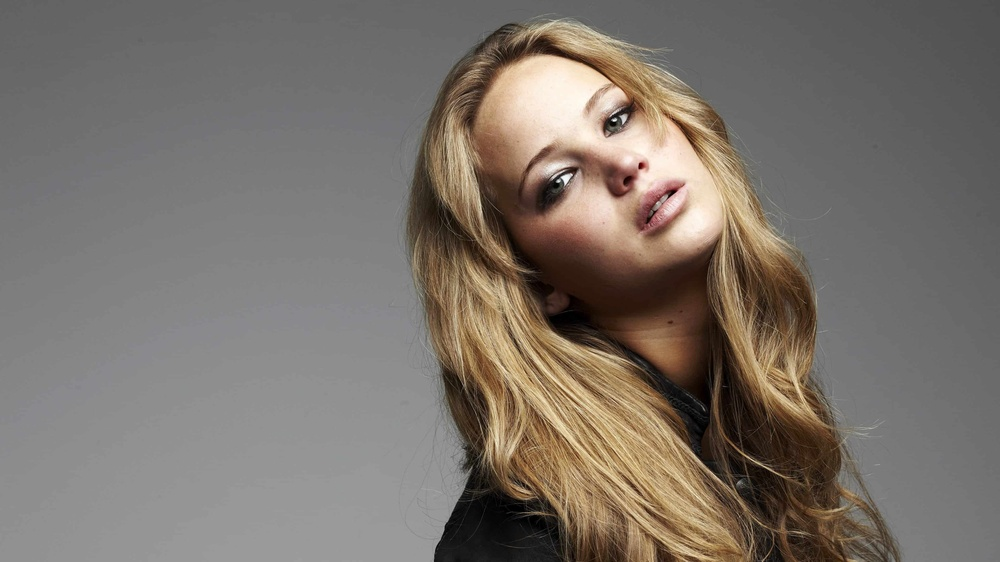
#> input picture a1images/jeniffer.jpg, 1000 x 562 px, shrunk from 3840 x 2160 before the run
$ jupyter execute question-5.ipynb
#> lines starting #> are read from the running program, lines starting #| are printed output that depends on the picture; after the words box and inside, x2 and y2 are one past the last pixel; in counts of white or black regions, pixels touching at a corner belong together
[cell 1]
import cv2
import numpy as np
import matplotlib.pyplot as plt

img=cv2.imread('a1images/jeniffer.jpg')
#> img is the input picture: shape (562, 1000, 3); mean B, G, R 106.8, 114.3, 122.3
plt.imshow(cv2.cvtColor(img,cv2.COLOR_BGR2RGB))
plt.axis('off')

[cell 2]
img_hsv=cv2.cvtColor(img,cv2.COLOR_BGR2HSV)
#> img_hsv: shape (562, 1000, 3); mean H, S, V 10.7, 35.6, 122.4
H, S, V = cv2.split(img_hsv)

[cell 3]
plt.figure(figsize=(12,4))

plt.subplot(1,3,1)
plt.imshow(H, cmap='gray')
plt.title('Hue')
plt.axis('off')

plt.subplot(1,3,2)
plt.imshow(S, cmap='gray')
plt.title('Sat')
plt.axis('off')

plt.subplot(1,3,3)
plt.imshow(V, cmap='gray')
plt.title('Vib')
plt.axis('off')

plt.show()

[cell 4]
plt.figure(figsize=(20,5))
plt.hist(V.ravel(), 256, [0, 256])
plt.xticks(range(0, 257, 20))
plt.title('Histogram of Vibrance')
plt.show()

[cell 5]
threshold_value = 142
_, mask = cv2.threshold(V, threshold_value, 255, cv2.THRESH_BINARY_INV)
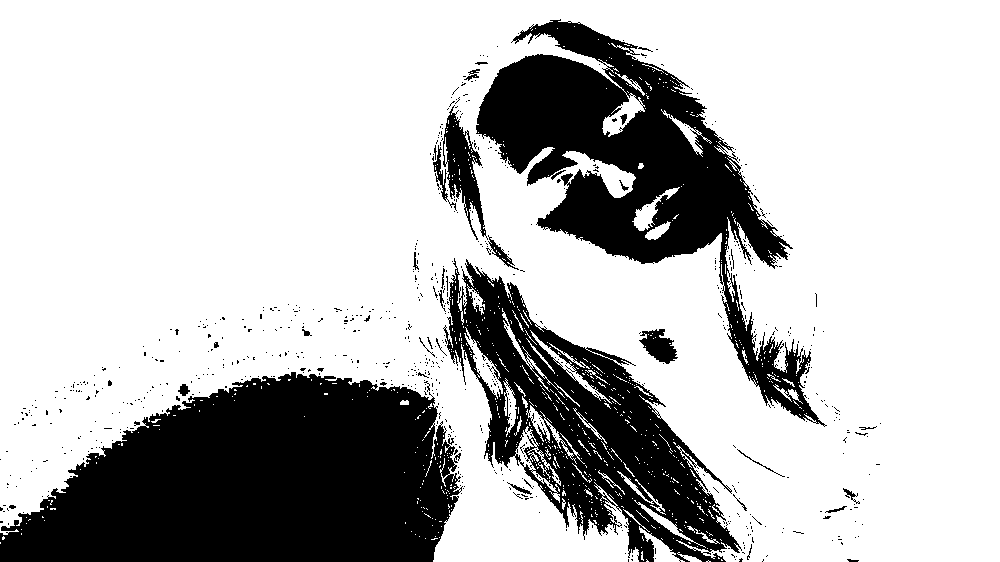
#> mask: shape (562, 1000); 74.3% white; 745 black regions (712 under 20 px), largest, box (x1, y1, x2, y2) and area: (0, 372, 463, 562) 64030, (476, 19, 827, 427) 41894, (443, 258, 742, 562) 32163

plt.figure(figsize=(5, 5))
plt.imshow(mask, cmap='gray')
plt.title(f'Foreground Mask (Threshold = {threshold_value})')
plt.axis('off')
plt.show()

[cell 6]
threshold_value = 156
_, mask = cv2.threshold(V, threshold_value, 255, cv2.THRESH_BINARY_INV)
#> mask: shape (562, 1000); 88% white; 490 black regions (470 under 20 px), largest, box (x1, y1, x2, y2) and area: (478, 20, 821, 423) 37204, (449, 260, 741, 562) 26176, (444, 106, 484, 233) 1693

plt.figure(figsize=(5, 5))
plt.imshow(mask, cmap='gray')
plt.title(f'Foreground Mask (Threshold = {threshold_value})')
plt.axis('off')
plt.show()

[cell 7]
threshold_value = 157
_, img_mask = cv2.threshold(V, threshold_value, 255, cv2.THRESH_BINARY_INV)
#> img_mask: shape (562, 1000); 88.2% white; 472 black regions (453 under 20 px), largest, box (x1, y1, x2, y2) and area: (478, 20, 821, 423) 36852, (450, 260, 741, 562) 25704, (445, 106, 484, 233) 1660

plt.figure(figsize=(5, 5))
plt.imshow(img_mask, cmap='gray')
plt.title(f'Foreground Mask (Threshold = {threshold_value})')
plt.axis('off')
plt.show()

[cell 8]
threshold_value = 160
_, img_mask = cv2.threshold(V, threshold_value, 255, cv2.THRESH_BINARY_INV)
#> img_mask: shape (562, 1000); 88.7% white; 480 black regions (459 under 20 px), largest, box (x1, y1, x2, y2) and area: (479, 20, 820, 423) 35788, (462, 260, 740, 562) 23617, (446, 106, 484, 233) 1562

plt.figure(figsize=(5, 5))
plt.imshow(img_mask, cmap='gray')
plt.title(f'Foreground Mask (Threshold = {threshold_value})')
plt.axis('off')
plt.show()

[cell 9]
img_foreground = cv2.bitwise_and(img_hsv, img_hsv, mask=img_mask)
#> img_foreground: shape (562, 1000, 3); mean H, S, V 8.9, 26.9, 99.5

[cell 10]
fg_gray = cv2.cvtColor(img_foreground, cv2.COLOR_HSV2BGR)
fg_gray = cv2.cvtColor(fg_gray, cv2.COLOR_BGR2GRAY)
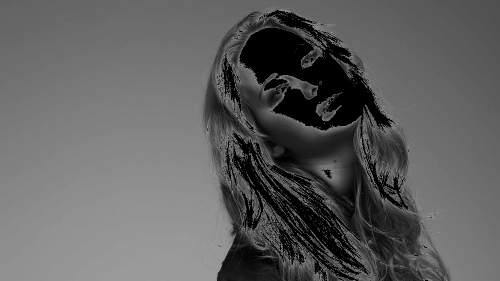
#> fg_gray: shape (562, 1000) (shown at 1/2 size); min 0, max 160, mean 95.4

hist_fg, bins = np.histogram(fg_gray.ravel(), 256, [0, 256])
#> hist_fg = 256 values, max 63707 at index 0, min 0 at index 161, mean 2195.3; bins = 257 values from 0 to 256

plt.figure(figsize=(5, 5))
plt.imshow(fg_gray, cmap='gray')
plt.title('Foreground')
plt.axis('off')
plt.show()

[cell 11]
cdf = hist_fg.cumsum()
#> cdf = 256 values from 63707 to 562000
cdf_normalized = cdf * 255 / cdf[-1]
#> cdf_normalized = 256 values from 28.91 to 255

lut_eq = np.zeros(256, dtype=np.uint8)
lut_eq[fg_gray.min():fg_gray.max() + 1] = np.interp(range(fg_gray.min(), fg_gray.max() + 1), bins[:-1], cdf_normalized)

fg_equalized = cv2.LUT(fg_gray, lut_eq)
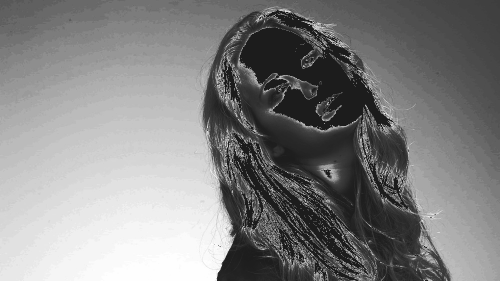
#> fg_equalized: shape (562, 1000) (shown at 1/2 size); min 28, max 255, mean 130.2

[cell 12]
background = cv2.bitwise_and(img_hsv, img_hsv, mask=cv2.bitwise_not(img_mask))
#> background: shape (562, 1000, 3); mean H, S, V 1.8, 8.8, 22.9

fg_hsv = cv2.cvtColor(fg_equalized, cv2.COLOR_GRAY2BGR)
fg_hsv = cv2.cvtColor(fg_hsv, cv2.COLOR_BGR2HSV)
#> fg_hsv: shape (562, 1000, 3); mean H, S, V 0, 0, 130.2

result = cv2.bitwise_or(background, fg_hsv)
#> result: shape (562, 1000, 3); mean H, S, V 1.8, 8.8, 151.4

result_bgr = cv2.cvtColor(result, cv2.COLOR_HSV2BGR)

[cell 13]
plt.figure(figsize=(20, 5))
plt.subplot(1, 4, 1)
plt.imshow(cv2.cvtColor(img, cv2.COLOR_BGR2RGB))
plt.title('Original Image')
plt.axis('off')

plt.subplot(1, 4, 2)
plt.imshow(img_mask, cmap='gray')
plt.title('Mask')
plt.axis('off')

plt.subplot(1, 4, 3)
plt.imshow(fg_gray, cmap='gray')
plt.title('Foreground')
plt.axis('off')

plt.subplot(1, 4, 4)
plt.imshow(cv2.cvtColor(result_bgr, cv2.COLOR_BGR2RGB))
plt.title('Result with Equalized Foreground')
plt.axis('off')

plt.show()

[cell 14]
threshold_value = 57
_, mask = cv2.threshold(V, threshold_value, 255, cv2.THRESH_BINARY)
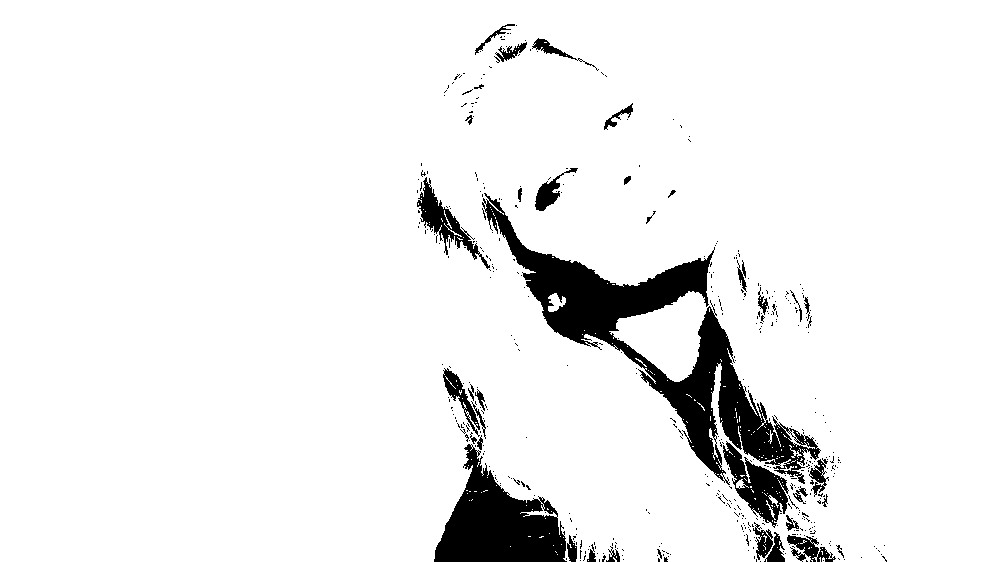
#> mask: shape (562, 1000); 93.2% white; 463 black regions (426 under 20 px), largest, box (x1, y1, x2, y2) and area: (482, 193, 821, 485) 19589, (434, 444, 567, 562) 8337, (723, 441, 789, 528) 2291

plt.figure(figsize=(6, 4))
plt.imshow(mask, cmap='gray')
plt.title(f'Foreground Mask (Threshold = {threshold_value})')
plt.axis('off')
plt.show()

[cell 15]
foreground = cv2.bitwise_and(img_hsv, img_hsv, mask=mask)
#> foreground: shape (562, 1000, 3); mean H, S, V 9.7, 27.4, 120

plt.figure(figsize=(6, 4))
plt.imshow(cv2.cvtColor(cv2.cvtColor(foreground, cv2.COLOR_HSV2BGR), cv2.COLOR_BGR2RGB))
plt.title('Foreground')
plt.axis('off')
plt.show()

[cell 16]
_, _, fg_V = cv2.split(foreground)
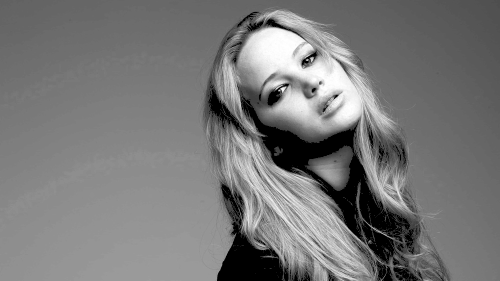
#> fg_V: shape (562, 1000) (shown at 1/2 size); min 0, max 255, mean 120
fg_pixels = fg_V[fg_V > 0]
hist, bins = np.histogram(fg_pixels, 256, [0, 256])
#> hist = 256 values, max 16812 at index 104, min 0 at index 0, mean 2046.4

plt.figure(figsize=(8, 4))
plt.bar(range(256), hist)
plt.title(' Foreground Histogram')
plt.xlabel('Pixel Intensity')
plt.ylabel('Frequency')
plt.show()

[cell 17]
cdf = np.cumsum(hist)
#> cdf = 256 values from 0 to 523891

plt.figure(figsize=(8, 4))
plt.plot(cdf)
plt.title('Cumulative Distribution Function')
plt.xlabel('Pixel Intensity')
plt.ylabel('Cumulative Frequency')
plt.show()
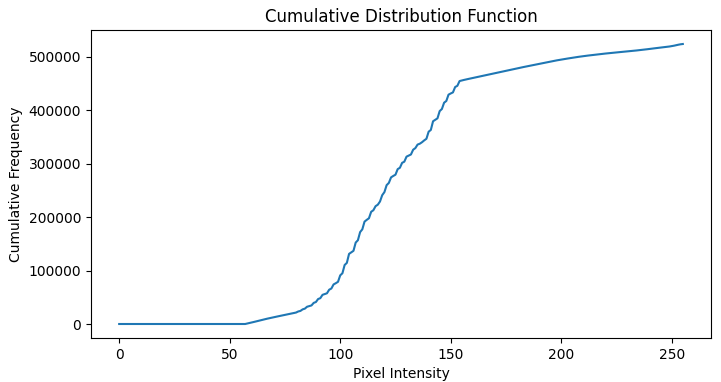
#> figure drawn by matplotlib, 1 panel; curve peaks at x = 255, y = 523891

[cell 18]
cdf_min = cdf[cdf > 0].min()
#> cdf_min = 937
total_pixels = len(fg_pixels)
#> total_pixels = 523891

lut = np.zeros(256, dtype=np.uint8)
for i in range(256):
    if hist[i] > 0:
        lut[i] = np.round((cdf[i] - cdf_min) * 255 / (total_pixels - cdf_min))
#> after the loop, lut = 256 values from 0 to 255

V_equalized = V.copy()
mask_indices = mask > 0
V_equalized[mask_indices] = lut[V[mask_indices]]

background = cv2.bitwise_and(img_hsv, img_hsv, mask=cv2.bitwise_not(mask))
#> background: shape (562, 1000, 3); mean H, S, V 1, 8.3, 2.4

H_eq, S_eq, _ = cv2.split(foreground)
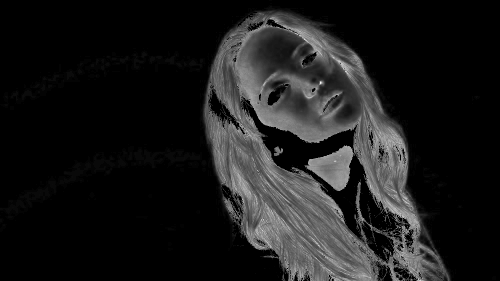
#> S_eq: shape (562, 1000) (shown at 1/2 size); min 0, max 255, mean 27.4
fg_equalized = cv2.merge([H_eq, S_eq, cv2.bitwise_and(V_equalized, V_equalized, mask=mask)])
#> fg_equalized: shape (562, 1000, 3); mean H, S, V 9.7, 27.4, 120.5

result = cv2.bitwise_or(background, fg_equalized)
#> result: shape (562, 1000, 3); mean H, S, V 10.7, 35.6, 122.9
result_bgr = cv2.cvtColor(result, cv2.COLOR_HSV2BGR)
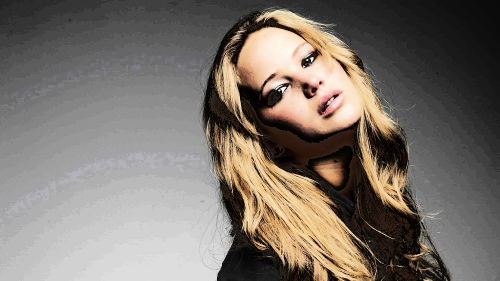
#> result_bgr: shape (562, 1000, 3) (shown at 1/2 size); mean B, G, R 106.9, 114.8, 122.7

plt.figure(figsize=(20, 5))

plt.subplot(1, 4, 1)
plt.imshow(cv2.cvtColor(img, cv2.COLOR_BGR2RGB))
plt.title('Original Image')
plt.axis('off')

plt.subplot(1, 4, 2)
plt.imshow(mask, cmap='gray')
plt.title('Mask')
plt.axis('off')

plt.subplot(1, 4, 3)
plt.imshow(cv2.cvtColor(cv2.cvtColor(foreground, cv2.COLOR_HSV2BGR), cv2.COLOR_BGR2RGB))
plt.title('Foreground')
plt.axis('off')

plt.subplot(1, 4, 4)
plt.imshow(cv2.cvtColor(result_bgr, cv2.COLOR_BGR2RGB))
plt.title('Result with Equalized Foreground')
plt.axis('off')
plt.show()
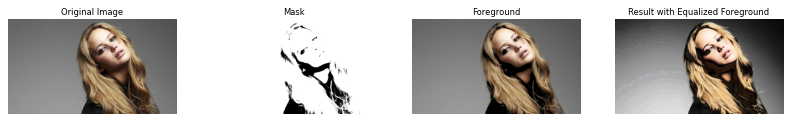
#> figure drawn by matplotlib, 4 panels

[cell 19]
plt.figure(figsize=(15, 5))
plt.subplot(1, 3, 1)
plt.bar(range(256), hist)
plt.title('Original Foreground Histogram')
plt.xlabel('Pixel Intensity')
plt.ylabel('Frequency')

plt.subplot(1, 3, 2)
plt.plot(cdf)
plt.title('Cumulative Distribution Function')
plt.xlabel('Pixel Intensity')
plt.ylabel('Cumulative Frequency')

plt.subplot(1, 3, 3)
equalized_pixels = V_equalized[mask_indices]
hist_eq, _ = np.histogram(equalized_pixels, 256, [0, 256])
#> hist_eq = 256 values, max 16812 at index 64, min 0 at index 12, mean 2046.4
plt.bar(range(256), hist_eq)
plt.title('Equalized Foreground Histogram')
plt.xlabel('Pixel Intensity')
plt.ylabel('Frequency')
plt.show()
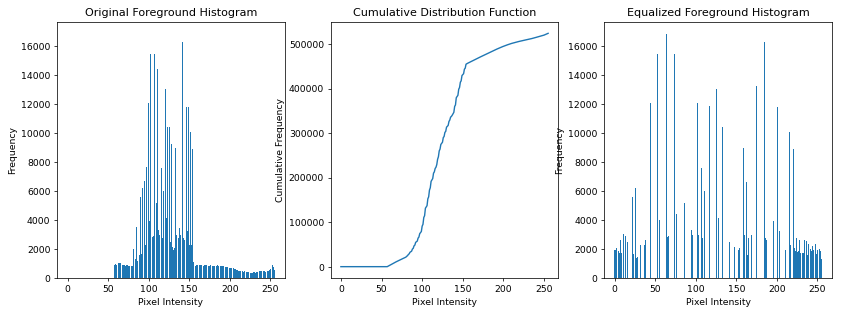
#> figure drawn by matplotlib, 3 panels; panel 1: tallest bar 16812 high, from x = 103.6 to 104.4; panel 2: curve peaks at x = 255, y = 523891; panel 3: tallest bar 16812 high, from x = 63.6 to 64.4

$ run again, with a1images/daisy.jpg copied over a1images/jeniffer.jpg
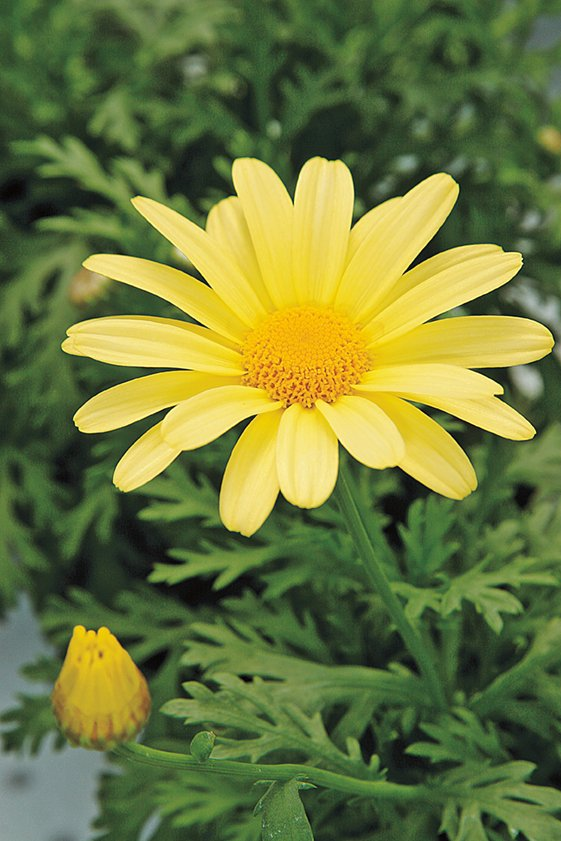
#> input picture a1images/daisy.jpg, 561 x 841 px
#> img is the input picture: shape (841, 561, 3); mean B, G, R 60.7, 120.3, 108.5
#> img_hsv: shape (841, 561, 3); mean H, S, V 45.8, 119.6, 126.6
#> `_, mask = cv2.threshold(V, threshold_value, 255, cv2.THRESH_BINARY_INV)`:
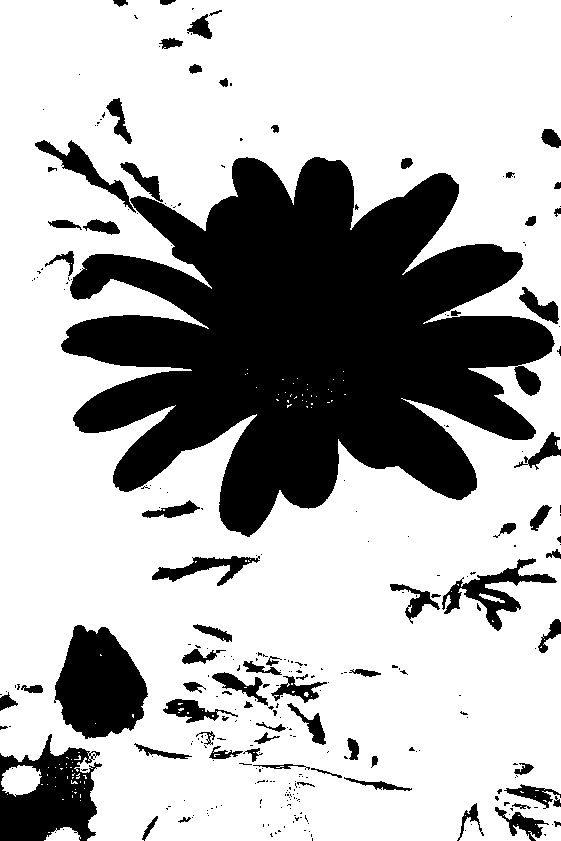
#> mask: shape (841, 561); 70% white; 300 black regions (226 under 20 px), largest, box (x1, y1, x2, y2) and area: (61, 157, 555, 537) 108704, (54, 625, 148, 739) 7437, (0, 734, 102, 841) 6569
#> img_foreground: shape (841, 561, 3); mean H, S, V 39.5, 79, 69.4
#> hist_fg = 256 values, max 115847 at index 0, min 0 at index 159, mean 1843; bins = 257 values from 0 to 256
#> `cdf = hist_fg.cumsum()`: cdf = 256 values from 115847 to 471801
#> cdf_normalized = 256 values from 62.61 to 255
#> foreground: shape (841, 561, 3); mean H, S, V 37.7, 109.3, 121.1
#> hist = 256 values, max 6112 at index 242, min 0 at index 0, mean 1598.9
#> `cdf = np.cumsum(hist)`: cdf = 256 values from 0 to 409329
#> cdf_min = 2125
#> total_pixels = 409329
#> after the loop `for i in range(256):`: lut = 256 values from 0 to 255
#> mask_indices: shape (841, 561) bool; 86.8% white; 376 black regions (261 under 20 px), largest, box (x1, y1, x2, y2) and area: (29, 493, 290, 614) 12118, (0, 168, 115, 236) 4020, (282, 584, 421, 676) 3881
#> hist_eq = 256 values, max 6112 at index 232, min 0 at index 2, mean 1598.9
#> `plt.show()`:
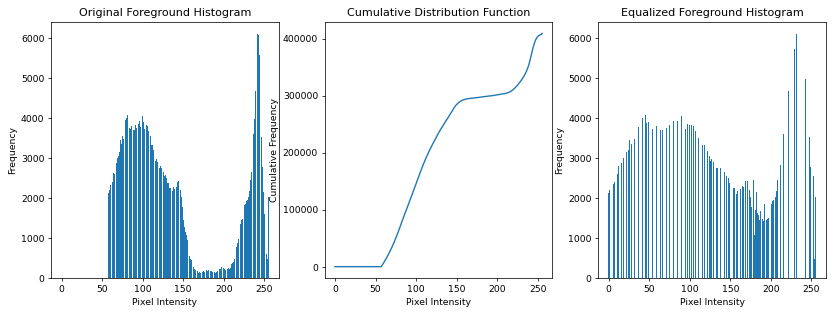
#> figure drawn by matplotlib, 3 panels; panel 1: tallest bar 6112 high, from x = 241.6 to 242.4; panel 2: curve peaks at x = 255, y = 409329; panel 3: tallest bar 6112 high, from x = 231.6 to 232.4

$ run again, with a1images/emma.jpg copied over a1images/jeniffer.jpg
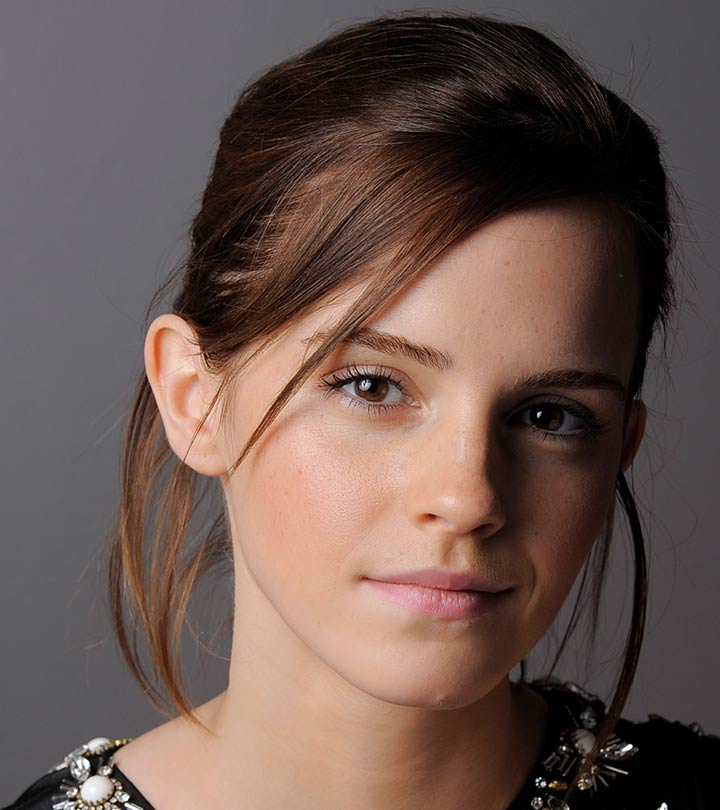
#> input picture a1images/emma.jpg, 720 x 810 px
#> img is the input picture: shape (810, 720, 3); mean B, G, R 80.1, 87.4, 106.8
#> img_hsv: shape (810, 720, 3); mean H, S, V 54.8, 73.4, 107.5
#> img_foreground: shape (810, 720, 3); mean H, S, V 51.8, 54.1, 59
#> hist_fg = 256 values, max 149755 at index 0, min 0 at index 160, mean 2278.1; bins = 257 values from 0 to 256
#> `cdf = hist_fg.cumsum()`: cdf = 256 values from 149755 to 583200
#> cdf_normalized = 256 values from 65.48 to 255
#> foreground: shape (810, 720, 3); mean H, S, V 51.2, 46.3, 102.5
#> hist = 256 values, max 12600 at index 115, min 0 at index 0, mean 1790.3
#> `cdf = np.cumsum(hist)`: cdf = 256 values from 0 to 458312
#> cdf_min = 1487
#> total_pixels = 458312
#> after the loop `for i in range(256):`: lut = 256 values from 0 to 255
#> mask_indices: shape (810, 720) bool; 78.6% white; 500 black regions (468 under 20 px), largest, box (x1, y1, x2, y2) and area: (174, 16, 720, 810) 118653, (0, 766, 78, 810) 1441, (460, 585, 520, 614) 714
#> hist_eq = 256 values, max 12600 at index 154, min 0 at index 5, mean 1790.3
#> `plt.show()`:
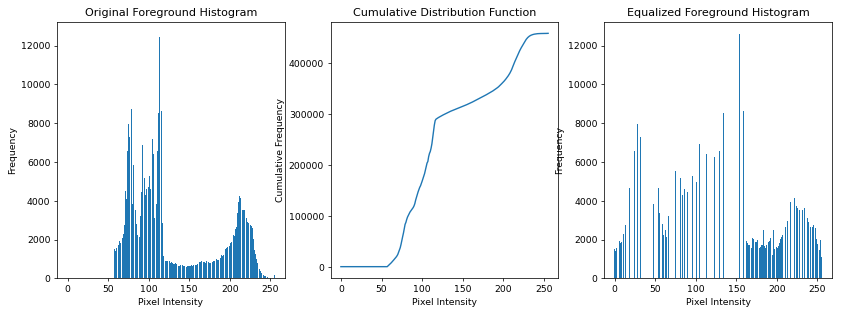
#> figure drawn by matplotlib, 3 panels; panel 1: tallest bar 12600 high, from x = 114.6 to 115.4; panel 2: curve peaks at x = 255, y = 458312; panel 3: tallest bar 12600 high, from x = 153.6 to 154.4
